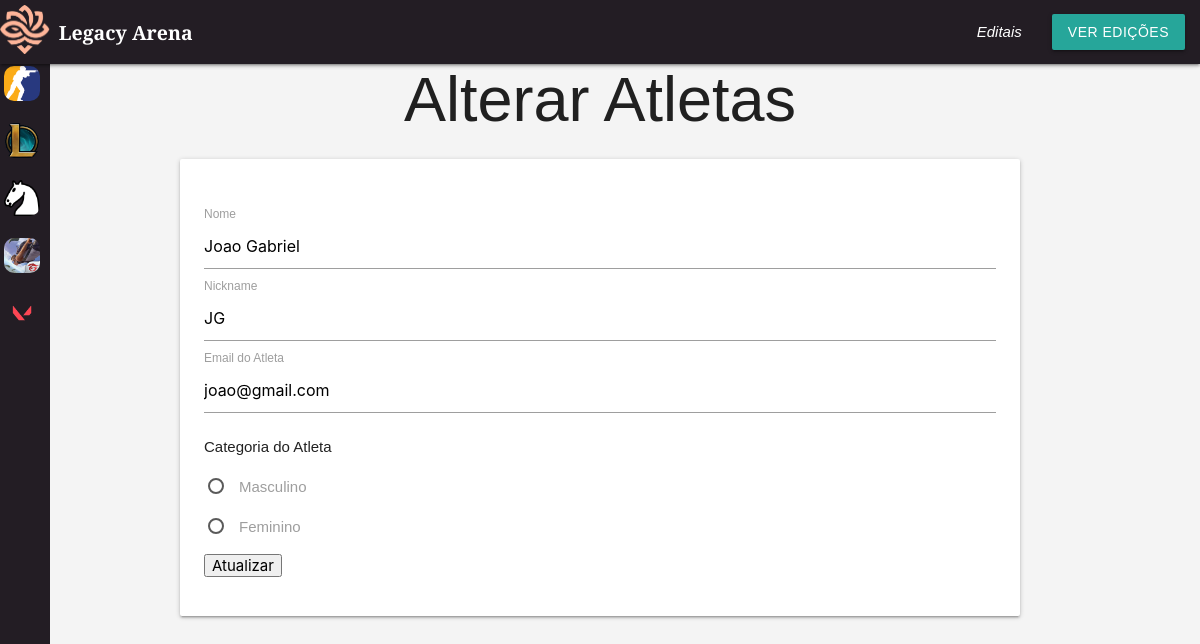
Screenshot of /crud/form-alteraratletas.php?id=10 with the database file from the repository.
### tables this page shows
CREATE TABLE IF NOT EXISTS `atleta` (
  `id` int NOT NULL AUTO_INCREMENT,
  `nome` varchar(255) NOT NULL,
  `nickname` varchar(255) NOT NULL,
  `email` varchar(255) NOT NULL,
  `categoria` varchar(255) NOT NULL,
  `id_equipe` int NOT NULL,
  PRIMARY KEY (`id`),
  UNIQUE KEY `email` (`email`)
);

### conexao.php (called while the page is built, shortened)
<?php
function executarSQL($conexao, $sql)
{
    $resultado = mysqli_query($conexao, $sql);
    return $resultado;
}

### crud/form-alteraratletas.php (the view, shortened to what this page needs)
<?php
include_once "../conexao.php";
$conexao = conectar();
include_once "header.php";
$id = $_GET['id'] ?? null;
$sql_atleta = "SELECT * FROM atleta WHERE id = $id";
$resultado_atleta = executarSQL($conexao, $sql_atleta);
$atletas = mysqli_fetch_assoc($resultado_atleta);
?>
<!DOCTYPE html>
<html lang="pt-BR">
<head>
    <link type="text/css" rel="stylesheet" href="../css/style.css" media="screen,projection" />
</head>
<body>
<main class="container"> <br>
    <h1 class="center-align">Alterar Atletas</h1>
    <div class="card-panel">
        <form action="alteraratletas.php" method="post" enctype="multipart/form-data">
            <br>
            <label>Nome
                <input type="text" name="nome" value="<?= ($atletas['nome']) ?>" required>
            </label><br>
            <label>Nickname
                <input type="text" name="nick" value="<?= ($atletas['nickname']) ?>" required>
            </label><br>
            <label>Email do Atleta
                <input type="email" name="email" value="<?= ($atletas['email']) ?>" required>
            </label><br>
            <p> Categoria do Atleta </p>
                <p>
                    <label>
                        <span>Masculino</span>
                    </label>
                </p>
                <p>
                    <label>
                        <span>Feminino</span>
                    </label>
                </p>
            <input type="submit" value="Atualizar">
        </form>
    </div>
</main>
</body>
</html>

### rows the page displays
atleta: nome "Joao Gabriel", nick "JG", email "joao@gmail.com"
